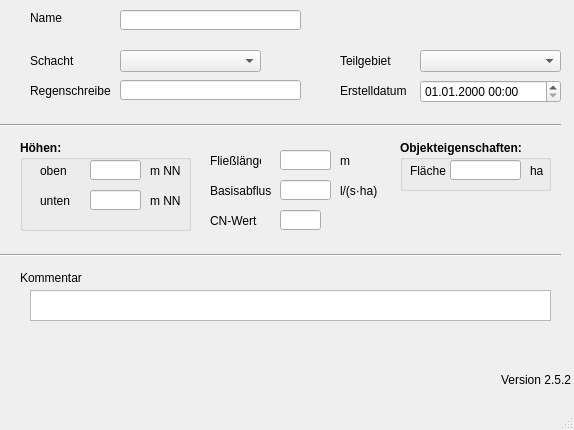
<?xml version="1.0" encoding="UTF-8"?>
<ui version="4.0">
 <class>MainWindow</class>
 <widget class="QMainWindow" name="MainWindow">
  <property name="enabled">
   <bool>true</bool>
  </property>
  <property name="geometry">
   <rect>
    <x>0</x>
    <y>0</y>
    <width>574</width>
    <height>430</height>
   </rect>
  </property>
  <property name="windowTitle">
   <string>MainWindow</string>
  </property>
  <widget class="QWidget" name="centralwidget">
   <widget class="QLabel" name="label_20">
    <property name="geometry">
     <rect>
      <x>30</x>
      <y>50</y>
      <width>51</width>
      <height>21</height>
     </rect>
    </property>
    <property name="text">
     <string>Schacht</string>
    </property>
   </widget>
   <widget class="QLabel" name="label">
    <property name="geometry">
     <rect>
      <x>30</x>
      <y>10</y>
      <width>46</width>
      <height>16</height>
     </rect>
    </property>
    <property name="text">
     <string>Name</string>
    </property>
   </widget>
   <widget class="Line" name="line">
    <property name="geometry">
     <rect>
      <x>0</x>
      <y>110</y>
      <width>561</width>
      <height>31</height>
     </rect>
    </property>
    <property name="orientation">
     <enum>Qt::Horizontal</enum>
    </property>
   </widget>
   <widget class="QLabel" name="label_5">
    <property name="geometry">
     <rect>
      <x>30</x>
      <y>80</y>
      <width>81</width>
      <height>21</height>
     </rect>
    </property>
    <property name="text">
     <string>Regenschreiber</string>
    </property>
   </widget>
   <widget class="QLabel" name="label_70">
    <property name="geometry">
     <rect>
      <x>340</x>
      <y>80</y>
      <width>71</width>
      <height>21</height>
     </rect>
    </property>
    <property name="text">
     <string>Erstelldatum</string>
    </property>
   </widget>
   <widget class="QLabel" name="label_22">
    <property name="geometry">
     <rect>
      <x>340</x>
      <y>50</y>
      <width>51</width>
      <height>21</height>
     </rect>
    </property>
    <property name="text">
     <string>Teilgebiet</string>
    </property>
   </widget>
   <widget class="QLineEdit" name="gebnam">
    <property name="geometry">
     <rect>
      <x>120</x>
      <y>10</y>
      <width>181</width>
      <height>20</height>
     </rect>
    </property>
   </widget>
   <widget class="QLineEdit" name="regenschreiber">
    <property name="geometry">
     <rect>
      <x>120</x>
      <y>80</y>
      <width>181</width>
      <height>20</height>
     </rect>
    </property>
   </widget>
   <widget class="QComboBox" name="schnam">
    <property name="geometry">
     <rect>
      <x>120</x>
      <y>50</y>
      <width>141</width>
      <height>22</height>
     </rect>
    </property>
   </widget>
   <widget class="QComboBox" name="teilgebiet">
    <property name="geometry">
     <rect>
      <x>420</x>
      <y>50</y>
      <width>141</width>
      <height>22</height>
     </rect>
    </property>
   </widget>
   <widget class="QTextEdit" name="kommentar">
    <property name="geometry">
     <rect>
      <x>30</x>
      <y>290</y>
      <width>521</width>
      <height>31</height>
     </rect>
    </property>
   </widget>
   <widget class="QLineEdit" name="cn">
    <property name="geometry">
     <rect>
      <x>280</x>
      <y>210</y>
      <width>41</width>
      <height>20</height>
     </rect>
    </property>
   </widget>
   <widget class="QLabel" name="label_4">
    <property name="geometry">
     <rect>
      <x>210</x>
      <y>210</y>
      <width>51</width>
      <height>21</height>
     </rect>
    </property>
    <property name="text">
     <string>CN-Wert</string>
    </property>
   </widget>
   <widget class="QLabel" name="lb_version">
    <property name="geometry">
     <rect>
      <x>500</x>
      <y>370</y>
      <width>71</width>
      <height>20</height>
     </rect>
    </property>
    <property name="toolTip">
     <string>Version QKan Import</string>
    </property>
    <property name="text">
     <string>Version 2.5.2</string>
    </property>
    <property name="alignment">
     <set>Qt::AlignRight|Qt::AlignTrailing|Qt::AlignVCenter</set>
    </property>
   </widget>
   <widget class="QgsDateTimeEdit" name="createdat">
    <property name="geometry">
     <rect>
      <x>420</x>
      <y>80</y>
      <width>141</width>
      <height>23</height>
     </rect>
    </property>
    <property name="currentSection">
     <enum>QDateTimeEdit::DaySection</enum>
    </property>
    <property name="displayFormat">
     <string>dd.MM.yyyy HH:mm</string>
    </property>
   </widget>
   <widget class="QGroupBox" name="groupBox">
    <property name="geometry">
     <rect>
      <x>20</x>
      <y>140</y>
      <width>171</width>
      <height>91</height>
     </rect>
    </property>
    <property name="font">
     <font>
      <weight>75</weight>
      <bold>true</bold>
     </font>
    </property>
    <property name="title">
     <string>Höhen:</string>
    </property>
    <widget class="QLabel" name="label_15">
     <property name="geometry">
      <rect>
       <x>130</x>
       <y>50</y>
       <width>31</width>
       <height>21</height>
      </rect>
     </property>
     <property name="font">
      <font>
       <weight>50</weight>
       <bold>false</bold>
      </font>
     </property>
     <property name="text">
      <string>m NN</string>
     </property>
    </widget>
    <widget class="QLabel" name="label_16">
     <property name="geometry">
      <rect>
       <x>20</x>
       <y>50</y>
       <width>41</width>
       <height>21</height>
      </rect>
     </property>
     <property name="font">
      <font>
       <weight>50</weight>
       <bold>false</bold>
      </font>
     </property>
     <property name="text">
      <string>unten</string>
     </property>
    </widget>
    <widget class="QLabel" name="label_13">
     <property name="geometry">
      <rect>
       <x>130</x>
       <y>20</y>
       <width>31</width>
       <height>21</height>
      </rect>
     </property>
     <property name="font">
      <font>
       <weight>50</weight>
       <bold>false</bold>
      </font>
     </property>
     <property name="text">
      <string>m NN</string>
     </property>
    </widget>
    <widget class="QLineEdit" name="hoeheob">
     <property name="geometry">
      <rect>
       <x>70</x>
       <y>20</y>
       <width>51</width>
       <height>20</height>
      </rect>
     </property>
    </widget>
    <widget class="QLineEdit" name="hoeheun">
     <property name="geometry">
      <rect>
       <x>70</x>
       <y>50</y>
       <width>51</width>
       <height>20</height>
      </rect>
     </property>
    </widget>
    <widget class="QLabel" name="label_12">
     <property name="geometry">
      <rect>
       <x>20</x>
       <y>20</y>
       <width>41</width>
       <height>21</height>
      </rect>
     </property>
     <property name="font">
      <font>
       <weight>50</weight>
       <bold>false</bold>
      </font>
     </property>
     <property name="text">
      <string>oben</string>
     </property>
    </widget>
   </widget>
   <widget class="QLabel" name="label_17">
    <property name="geometry">
     <rect>
      <x>340</x>
      <y>150</y>
      <width>31</width>
      <height>21</height>
     </rect>
    </property>
    <property name="font">
     <font>
      <weight>50</weight>
      <bold>false</bold>
     </font>
    </property>
    <property name="text">
     <string>m</string>
    </property>
   </widget>
   <widget class="QLineEdit" name="fliessweg">
    <property name="geometry">
     <rect>
      <x>280</x>
      <y>150</y>
      <width>51</width>
      <height>20</height>
     </rect>
    </property>
   </widget>
   <widget class="QLabel" name="label_8">
    <property name="geometry">
     <rect>
      <x>210</x>
      <y>150</y>
      <width>51</width>
      <height>21</height>
     </rect>
    </property>
    <property name="font">
     <font>
      <weight>50</weight>
      <bold>false</bold>
     </font>
    </property>
    <property name="text">
     <string>Fließlänge</string>
    </property>
   </widget>
   <widget class="QLineEdit" name="basisabfluss">
    <property name="geometry">
     <rect>
      <x>280</x>
      <y>180</y>
      <width>51</width>
      <height>20</height>
     </rect>
    </property>
   </widget>
   <widget class="QLabel" name="label_18">
    <property name="geometry">
     <rect>
      <x>340</x>
      <y>180</y>
      <width>41</width>
      <height>21</height>
     </rect>
    </property>
    <property name="font">
     <font>
      <weight>50</weight>
      <bold>false</bold>
     </font>
    </property>
    <property name="text">
     <string>l/(s·ha)</string>
    </property>
   </widget>
   <widget class="QLabel" name="label_10">
    <property name="geometry">
     <rect>
      <x>210</x>
      <y>180</y>
      <width>61</width>
      <height>21</height>
     </rect>
    </property>
    <property name="font">
     <font>
      <weight>50</weight>
      <bold>false</bold>
     </font>
    </property>
    <property name="text">
     <string>Basisabfluss:</string>
    </property>
   </widget>
   <widget class="QLabel" name="label_19">
    <property name="geometry">
     <rect>
      <x>20</x>
      <y>270</y>
      <width>81</width>
      <height>16</height>
     </rect>
    </property>
    <property name="text">
     <string>Kommentar</string>
    </property>
   </widget>
   <widget class="Line" name="line_2">
    <property name="geometry">
     <rect>
      <x>0</x>
      <y>240</y>
      <width>561</width>
      <height>31</height>
     </rect>
    </property>
    <property name="orientation">
     <enum>Qt::Horizontal</enum>
    </property>
   </widget>
   <widget class="QGroupBox" name="groupBox_2">
    <property name="geometry">
     <rect>
      <x>400</x>
      <y>140</y>
      <width>151</width>
      <height>51</height>
     </rect>
    </property>
    <property name="font">
     <font>
      <weight>75</weight>
      <bold>true</bold>
     </font>
    </property>
    <property name="title">
     <string>Objekteigenschaften:</string>
    </property>
    <widget class="QLineEdit" name="flaeche">
     <property name="enabled">
      <bool>true</bool>
     </property>
     <property name="geometry">
      <rect>
       <x>50</x>
       <y>20</y>
       <width>71</width>
       <height>20</height>
      </rect>
     </property>
     <property name="font">
      <font>
       <weight>50</weight>
       <italic>true</italic>
       <bold>false</bold>
      </font>
     </property>
     <property name="toolTip">
      <string>&lt;html&gt;&lt;head/&gt;&lt;body&gt;&lt;p&gt;Flächengröße des Objekts&lt;/p&gt;&lt;/body&gt;&lt;/html&gt;</string>
     </property>
     <property name="statusTip">
      <string>Flächengröße des Objekts</string>
     </property>
     <property name="inputMask">
      <string/>
     </property>
     <property name="text">
      <string/>
     </property>
     <property name="readOnly">
      <bool>true</bool>
     </property>
    </widget>
    <widget class="QLabel" name="label_9">
     <property name="geometry">
      <rect>
       <x>10</x>
       <y>20</y>
       <width>51</width>
       <height>21</height>
      </rect>
     </property>
     <property name="font">
      <font>
       <weight>50</weight>
       <bold>false</bold>
      </font>
     </property>
     <property name="text">
      <string>Fläche</string>
     </property>
    </widget>
    <widget class="QLabel" name="label_21">
     <property name="geometry">
      <rect>
       <x>130</x>
       <y>20</y>
       <width>21</width>
       <height>21</height>
      </rect>
     </property>
     <property name="font">
      <font>
       <weight>50</weight>
       <bold>false</bold>
      </font>
     </property>
     <property name="text">
      <string>ha</string>
     </property>
    </widget>
   </widget>
  </widget>
  <widget class="QMenuBar" name="menubar">
   <property name="geometry">
    <rect>
     <x>0</x>
     <y>0</y>
     <width>574</width>
     <height>21</height>
    </rect>
   </property>
  </widget>
  <widget class="QStatusBar" name="statusbar"/>
 </widget>
 <customwidgets>
  <customwidget>
   <class>QgsDateTimeEdit</class>
   <extends>QDateTimeEdit</extends>
   <header>qgsdatetimeedit.h</header>
  </customwidget>
 </customwidgets>
 <tabstops>
  <tabstop>gebnam</tabstop>
  <tabstop>schnam</tabstop>
  <tabstop>regenschreiber</tabstop>
  <tabstop>hoeheob</tabstop>
  <tabstop>hoeheun</tabstop>
  <tabstop>fliessweg</tabstop>
  <tabstop>basisabfluss</tabstop>
  <tabstop>cn</tabstop>
  <tabstop>teilgebiet</tabstop>
  <tabstop>kommentar</tabstop>
  <tabstop>createdat</tabstop>
 </tabstops>
 <resources/>
 <connections/>
</ui>
